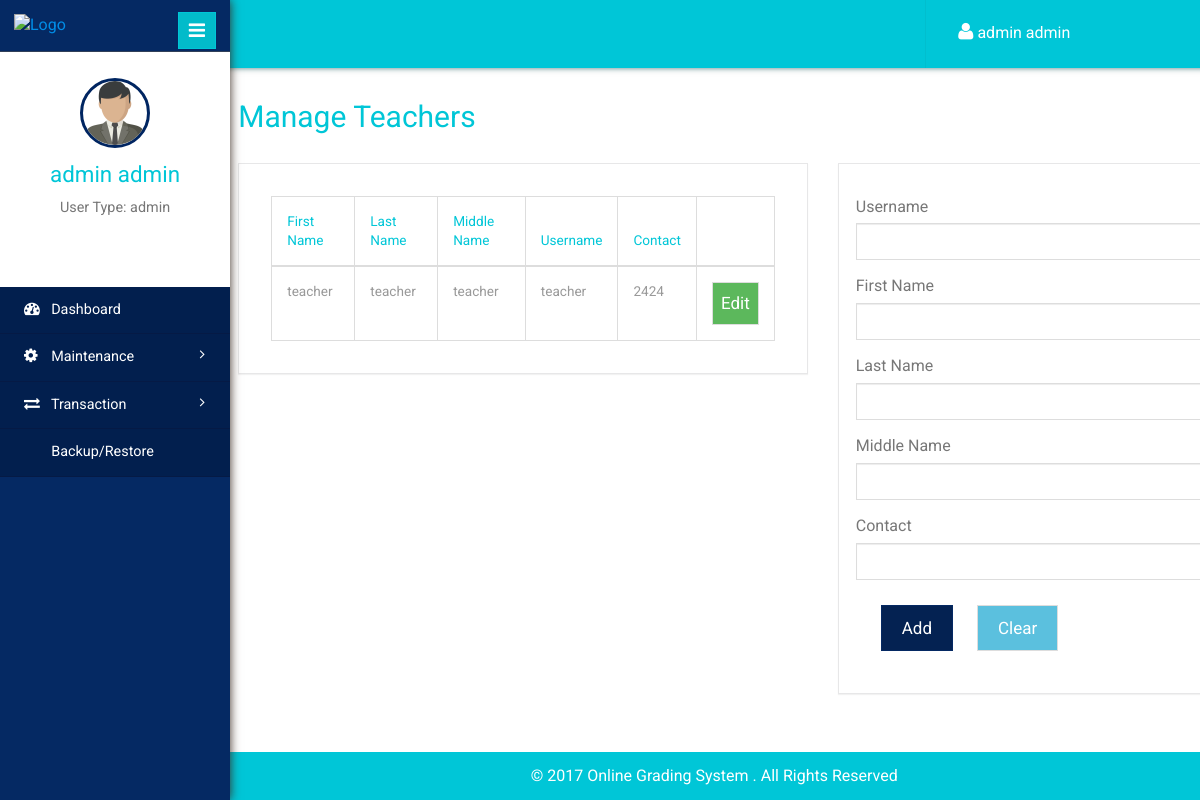
/teacher.php (signed in), run on the app's committed database.
### tables this page shows
CREATE TABLE IF NOT EXISTS `usertbl` (
`id` int(11) NOT NULL,
  `username` varchar(140) NOT NULL,
  `password` varchar(100) NOT NULL,
  `fname` varchar(140) NOT NULL,
  `mname` varchar(140) NOT NULL,
  `lname` varchar(140) NOT NULL,
  `contact` varchar(140) NOT NULL,
  `usertype` varchar(50) NOT NULL
);

### session.php (called while the page is built, shortened)
<?php
if (isset($_SESSION['username']))
{
	$username = $_SESSION['username'];
}
else
{
	header("Location: index.php");
	exit();
}
$result = mysqli_query($con,"SELECT * FROM usertbl WHERE username = '$username'")or die(mysqli_error($con));
$user_rows = mysqli_fetch_array($result);
$fname = $user_rows['fname'];
$lname = $user_rows['lname'];
$userType = $user_rows['usertype'];
$name = $fname." ".$lname;
?>

### teacher.php (the view, shortened to what this page needs)
<!DOCTYPE html>
<html>
<head>
	<?php include "inc/navbar.php"; ?>
</head>
<body>
	<div class="page-container">
		<div class="left-content">
			<?php include "inc/header.php"; ?>
			<div class="outter-wp">
				<div class="sub-heard-part">
					<ol class="breadcrumb m-b-0">
						<li><h2 style="margin-top:0px;"><a>Manage Teachers</a></h2></li>
					</ol>
				</div>
				<div class="graph-visual tables-main">
					<div class="row">
						<div class="col-sm-7">
							<div class="graph">
								<div class="tables">
									<table class="table table-bordered">
										<thead>
											<tr>
												<th>First Name</th>
												<th>Last Name</th>
												<th>Middle Name</th>
												<th>Username</th>
												<th>Contact</th>
												<th></th>
											</tr>
										</thead>
										<tbody>
											<?php
											$query = "SELECT * FROM usertbl WHERE usertype = 'teacher'";
											$result = mysqli_query($con, $query);
											while($row = mysqli_fetch_array($result))
											{
										?>
											<tr>
												<td><?php echo $row['fname']; ?></td>
												<td><?php echo $row['mname']; ?></td>
												<td><?php echo $row['lname']; ?></td>
												<td><?php echo $row['username']; ?></td>
												<td><?php echo $row['contact']; ?></td>
												<td><button style="margin:0px;padding:8px;" userid="<?php echo $row['id']; ?>" firstname="<?php echo $row['fname']; ?>" middlename="<?php echo $row['mname']; ?>" lastname="<?php echo $row['lname']; ?>" username="<?php echo $row['username']; ?>" contact="<?php echo $row['contact']; ?>" class="btn btn-success" onclick="edit(this)"> Edit</button></td>
											</tr>
										<?php } ?>
										</tbody>
									</table>
								</div>
							</div>
						</div>
						<div class="col-sm-5">
							<div class="graph">
								<form class="form-horizontal" name="add_teacher_form" method="post">
									<div class="form-group">
										<label>Username</label>
										<input type="text" class="form-control" name="txtUsername" id="txtUsername" required>
									</div>
									<div class="form-group">
										<label>First Name</label>
										<input type="text" class="form-control" name="txtFirstname" id="txtFirstname" required>
									</div>
									<div class="form-group">
										<label>Last Name</label>
										<input type="text" class="form-control" name="txtLastname" id="txtLastname" required>
									</div>
									<div class="form-group">
										<label>Middle Name</label>
										<input type="text" class="form-control" name="txtMiddlename" id="txtMiddlename" required>
									</div>
									<div class="form-group">
										<label>Contact</label>
										<input type="text" class="form-control" name="txtContact" id="txtContact" required>
									</div>
									<button type="submit" name="btnAddTeacher" id="btnAddTeacher" onclick="send()" class="btn btn-primary">Add</button>
									<button type="button" onclick="clean()" id="clear" class="btn btn-info">Clear</button>
								</form>
							</div>
						</div>
					</div>
				</div>
			</div>
			<?php include "inc/sidebar.php"; ?>
		</div>
	</body>
	</html>

### inc/header.php (shortened to what this page needs)
<?php include "conn.php"; ?>
<?php include "session.php"; ?>
<div class="inner-content">
	<div class="header-section">
		<div class="top_menu">
			<div class="profile_details_left">
				<ul class="nofitications-dropdown">
					<li class="dropdown note">
						<a href="#" class="dropdown-toggle" data-toggle="dropdown" aria-expanded="false" style="color:#fff;"><i class="fa fa-user"></i> <?php echo $name; ?></a>
					</li>
				</ul>
			</div>
			<div class="clearfix"></div>
		</div>
	</div>

### inc/sidebar.php (shortened to what this page needs)
<footer>
	<p style="color:#fff;padding-right:200px;">&copy 2017 Online Grading System . All Rights Reserved</p>
</footer>
<div class="sidebar-menu">
	<header class="logo">
		<a href="#" class="sidebar-icon"> <span class="fa fa-bars"></span> </a> <a href="admin_dashboard.php"> <img id="logo" src="" alt="Logo"/>
	</a>
</header>
<div class="down">
	<a href="admin_dashboard.php"><img style="width:70px;height:70px;" src="images/businessman.png"></a>
	<a href="admin_dashboard.php"><span class=" name-caret"><?php echo $name; ?></span></a>
	<p>User Type: <?php echo $userType; ?></p>
	<ul>
		<li><a class="tooltips" href="profile.php"><span>Profile</span><i class="lnr lnr-user"></i></a></li>
		<li><a class="tooltips" href="logout.php"><span>Log out</span><i class="lnr lnr-power-switch"></i></a></li>
	</ul>
</div>
<div class="menu">
	<ul id="menu" >
		<li><a href="admin_dashboard.php"><i class="fa fa-tachometer"></i> <span>Dashboard</span></a></li>
		<li id="menu-academico" ><a href="#"><i class="fa fa-cog"></i> <span> Maintenance</span> <span class="fa fa-angle-right" style="float: right"></span></a>
		</li>
		<li id="menu-academico" ><a href="#"><i class="fa fa-exchange"></i> <span> Transaction</span> <span class="fa fa-angle-right" style="float: right"></span></a>
		</li>
		<li><a href="backup.php"><i class="fa fa-database"></i> <span>Backup/Restore</span></a></li>
	</ul>
</div>
</div>

### data on the page
usertbl: name "admin admin", usertype "admin"
usertbl: fname "teacher", mname "teacher", lname "teacher", username "teacher", contact "2424"
